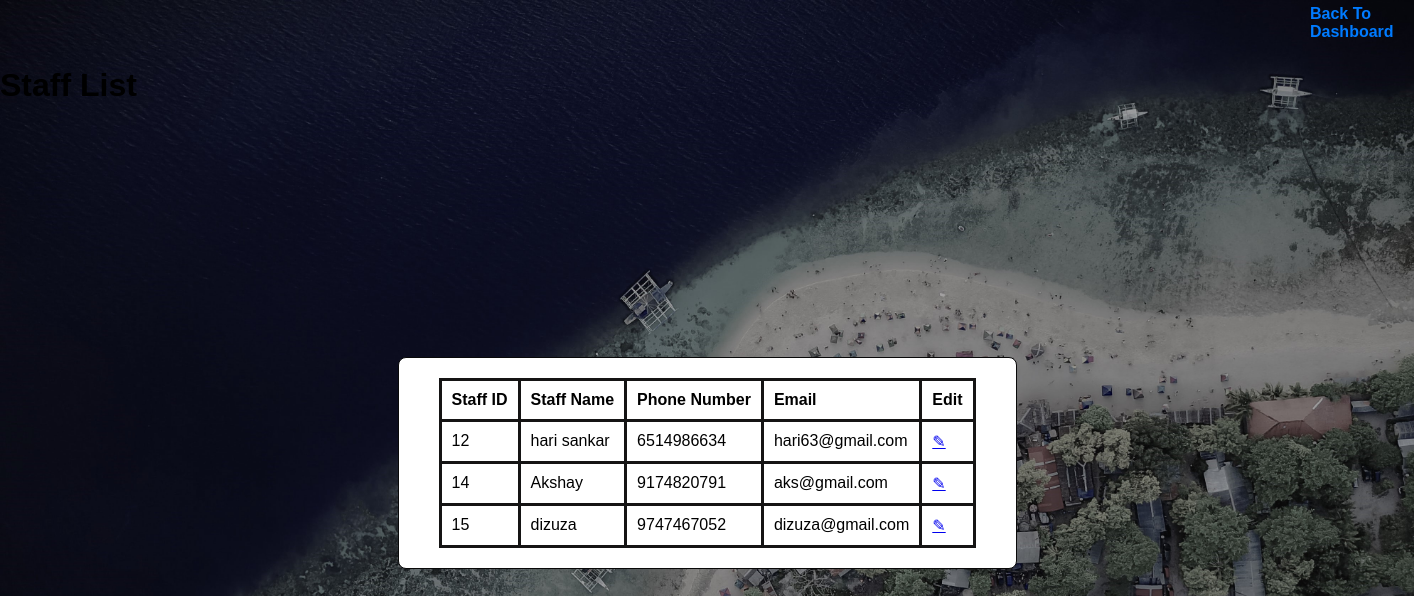
Page /staff_list/ on the earlier database version.
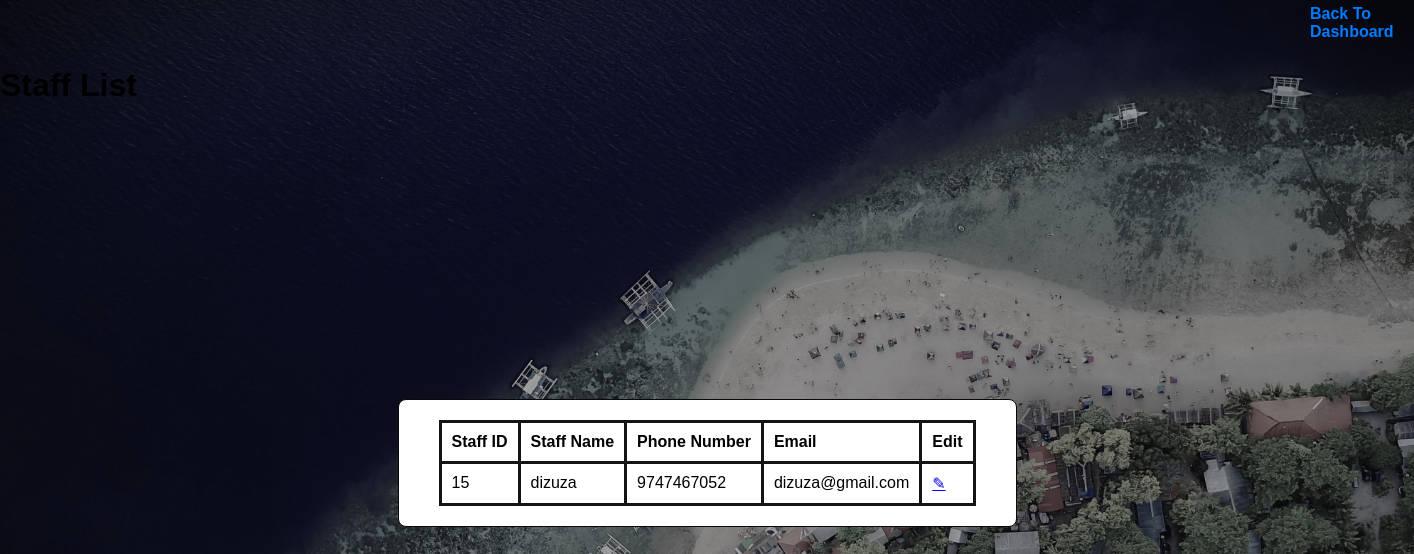
Same page on the later database version.
### WM_app/models.py (models this page shows, shortened)
class Staff(models.Model):
    STATUS_CHOICES=[
        ('Engaged','Engaged'),
        ('Free to pick','Free to pick')
    ]
    name=models.CharField(max_length=100)
    password=models.CharField(max_length=128)  # Use Django's built-in password hashing
    email=models.EmailField(unique=True)  # Unique email
    phone_number=models.CharField(max_length=15,unique=True)  # Unique phone number
    status=models.CharField(max_length=20,choices=STATUS_CHOICES,default='Free to pick')

### WM_app/views.py (the view)
# urls.py: path('staff_list/',views.staff_list,name='staff_list'),
def staff_list(request):
    staff_members=Staff.objects.all()
    return render(request,'staff_list.html',{'staff_members': staff_members})

### template/staff_list.html (shortened to what this page needs)
<!DOCTYPE html>
<html lang="en">
<head>
    {% load static %}
</head>
<body>
    <header>
        <div class="title-container">
            <div class="links">
                <a href="{% url 'adm_dash' %}" class="pickup-link">Back To Dashboard</a>
            </div>
        </div>
    </header>
    <h1>Staff List</h1>
    <div class="container">
        <div class="table-container">
            <table border="1">
                <thead>
                    <tr>
                        <th>Staff ID</th>
                        <th>Staff Name</th>
                        <th>Phone Number</th>
                        <th>Email</th>
                        <th>Edit</th>
                    </tr>
                </thead>
                <tbody>
                    {% for staff in staff_members %}
                    <tr>
                        <td>{{ staff.id }}</td>
                        <td>{{ staff.name }}</td>
                        <td>{{ staff.phone_number }}</td>
                        <td>{{ staff.email }}</td>
                        <td><a href="{% url 'edit_staff' staff.id %}">✎</a></td>
                    </tr>
                    {% endfor %}
                </tbody>
            </table>
        </div>
    </div>
</body>
</html>

### template/staff_list.html (style rules this page uses)
body { margin: 0; padding: 0; display: flex; flex-direction: column; height: 100vh; font-family: Arial, sans-serif; background-color: #4f4d4db5; overflow: hidden; background: url(../static/image/cover1.jpg)no-repeat; background-size: cover; }
.container { flex: 1; display: flex; align-items: center; justify-content: center; }
.table-container { display: flex; align-items: center; background-color: #fff; border: 1px solid #090909; border-radius: 8px; padding: 20px; padding-left:40px ; }
table { border-collapse: collapse; margin-right: 20px; padding-left: 5px; }
table, th, td { border: 3px solid #151414; padding: 10px; text-align: left; }
.links { padding-left: 1300px; display: flex; gap: 15px; }
.pickup-link { text-decoration: none; color: #007bff; font-weight: bold; padding: 5px 10px; border-radius: 4px; transition: background-color 0.3s ease; }

Differences in the rows shown:
removed Staff: id "12", name "hari sankar", phone_number "6514986634", email "hari63@gmail.com"
removed Staff: id "14", name "Akshay", phone_number "9174820791", email "aks@gmail.com"
